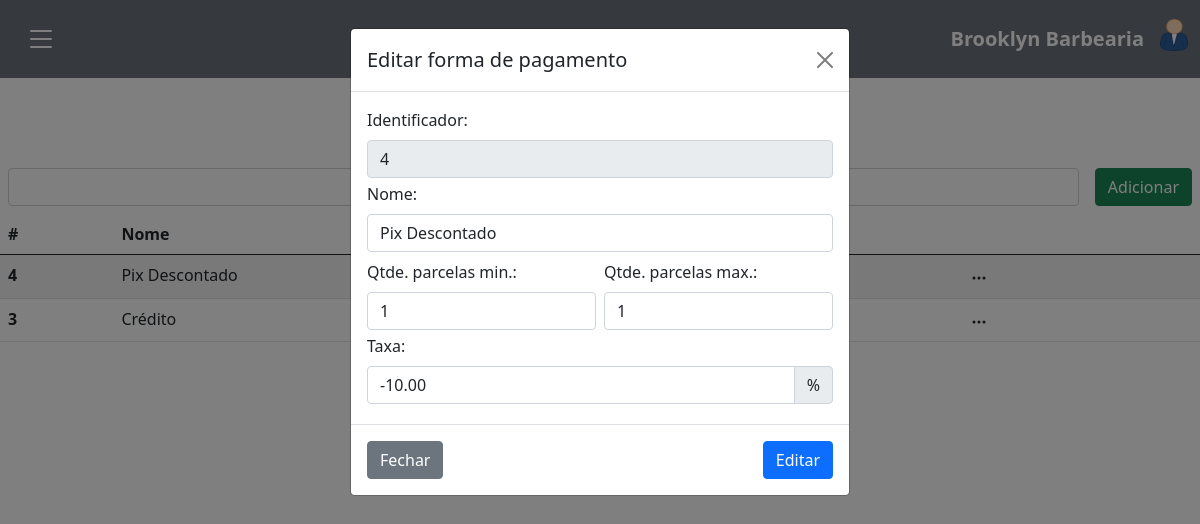
Screenshot of /admin/page/frmpagamento.php?edit=4 (signed in) with the database file from the repository.
### tables this page shows
CREATE TABLE IF NOT EXISTS `fin_frmpagamento` (
`frmpag_id` int NOT NULL AUTO_INCREMENT,
`frmpag_nome` varchar(155) NOT NULL ,
`frmpag_qtdeminparcela` int NOT NULL ,
`frmpag_qtdemaxparcela` int NOT NULL ,
`frmpag_taxa` decimal(10,2) NOT NULL ,
`frmpag_ativo` int DEFAULT 1 ,
PRIMARY KEY (`frmpag_id`)
);

### admin/page/frmpagamento.php (the view, shortened to what this page needs)
<!DOCTYPE html>
<html lang="pt-br">
<head>
  <link href="https://cdn.jsdelivr.net/npm/bootstrap@5.0.2/dist/css/bootstrap.min.css" rel="stylesheet">
</head>
<body>
  <?php require_once('menu.php'); ?>
  <?php
  $sql = "SELECT * FROM fin_frmpagamento WHERE frmpag_ativo = 1";
  $query = mysqli_query($connection, $sql);
  ?>
  <h1 class="text-center mb-3" style="margin-top: 96px;">Formas de Pagamento</h1>
  <div class="d-flex justify-content-end gap-3 p-2">
    <button class="btn btn-success" data-bs-toggle="modal" data-bs-target="#adicionarModal">Adicionar</button>
  </div>
  <table class="table table-striped">
    <thead>
      <tr>
        <th scope="col">#</th>
        <th scope="col">Nome</th>
        <th scope="col">Taxa</th>
        <th scope="col"></th>
      </tr>
    </thead>
    <tbody>
      <?php while ($dados = mysqli_fetch_array($query)) { ?>
        <tr>
          <th scope="row"><?php echo $dados['frmpag_id']; ?></th>
          <td><?php echo $dados['frmpag_nome']; ?></td>
          <td><?php echo $dados['frmpag_taxa']; ?></td>
          <td>
            <button class="btn btn-transparent pt-0 pb-0" type="button" id="dropdownMenuButton1" data-bs-toggle="dropdown" aria-expanded="false">
              <svg xmlns="http://www.w3.org/2000/svg" width="16" height="16" fill="currentColor" class="bi bi-three-dots" viewBox="0 0 16 16">
                <path d="M3 9.5a1.5 1.5 0 1 1 0-3 1.5 1.5 0 0 1 0 3m5 0a1.5 1.5 0 1 1 0-3 1.5 1.5 0 0 1 0 3m5 0a1.5 1.5 0 1 1 0-3 1.5 1.5 0 0 1 0 3" />
              </svg>
            </button>
          </td>
        </tr>
      <?php } ?>
    </tbody>
  </table>
  <?php
  if (isset($_GET['edit'])) {
    $id = $_GET['edit'];
    $sqlEdit = "SELECT * FROM fin_frmpagamento WHERE frmpag_id = $id LIMIT 1";
    $queryEdit = mysqli_query($connection, $sqlEdit);
    $dadosEdit = mysqli_fetch_array($queryEdit);
  }
  ?>
  <form method="POST" action="../../src/php/admin/frmpagamento/editar.php" class="modal fade" id="editarModal" data-bs-backdrop="static" data-bs-keyboard="false" tabindex="-1" aria-labelledby="staticBackdropLabel" aria-hidden="true">
    <div class="modal-dialog">
      <div class="modal-content">
        <div class="modal-header">
          <h5 class="modal-title" id="staticBackdropLabel">Editar forma de pagamento</h5>
          <button type="button" class="btn-close" data-bs-dismiss="modal" aria-label="Close"></button>
        </div>
        <div class="modal-body">
          <div class="mb-1">
            <label class="form-label">Identificador:</label>
            <input type="text" disabled class="form-control" value="<?php echo $dadosEdit['frmpag_id']; ?>" required>
          </div>
          <div class="mb-2">
            <label for="nome" class="form-label">Nome:</label>
            <input type="text" class="form-control" name="nome" value="<?php echo $dadosEdit['frmpag_nome']; ?>" id="nome" required>
          </div>
          <div class="d-flex gap-2 w-100">
            <div class="mb-1 w-50">
              <label for="qtdeparcelamin" class="form-label">Qtde. parcelas min.:</label>
              <input type="number" class="form-control" name="qtdeparcelamin" value="<?php echo $dadosEdit['frmpag_qtdeminparcela']; ?>" id="qtdeparcelamin" min="1" required>
            </div>
            <div class="mb-1 w-50">
              <label for="qtdeparcelamax" class="form-label">Qtde. parcelas max.:</label>
              <input type="number" class="form-control" name="qtdeparcelamax" value="<?php echo $dadosEdit['frmpag_qtdemaxparcela']; ?>" id="qtdeparcelamax" min="1" required>
            </div>
          </div>
          <label for="taxa" class="form-label">Taxa:</label>
          <div class="input-group mb-1">
            <input type="number" name="taxa" id="taxa" value="<?php echo $dadosEdit['frmpag_taxa']; ?>" required class="form-control">
            <span class="input-group-text">%</span>
          </div>
        </div>
        <div class="modal-footer justify-content-between">
          <button type="button" class="btn btn-secondary" data-bs-dismiss="modal">Fechar</button>
          <button type="submit" class="btn btn-primary">Editar</button>
        </div>
      </div>
    </div>
  </form>
</body>
</html>

### rows the page displays
fin_frmpagamento: frmpag_id "4", frmpag_nome "Pix Descontado", nome "Pix Descontado", qtdeparcelamin "1", qtdeparcelamax "1", taxa "-10.00"
fin_frmpagamento: frmpag_id "3", frmpag_nome "Crédito"
